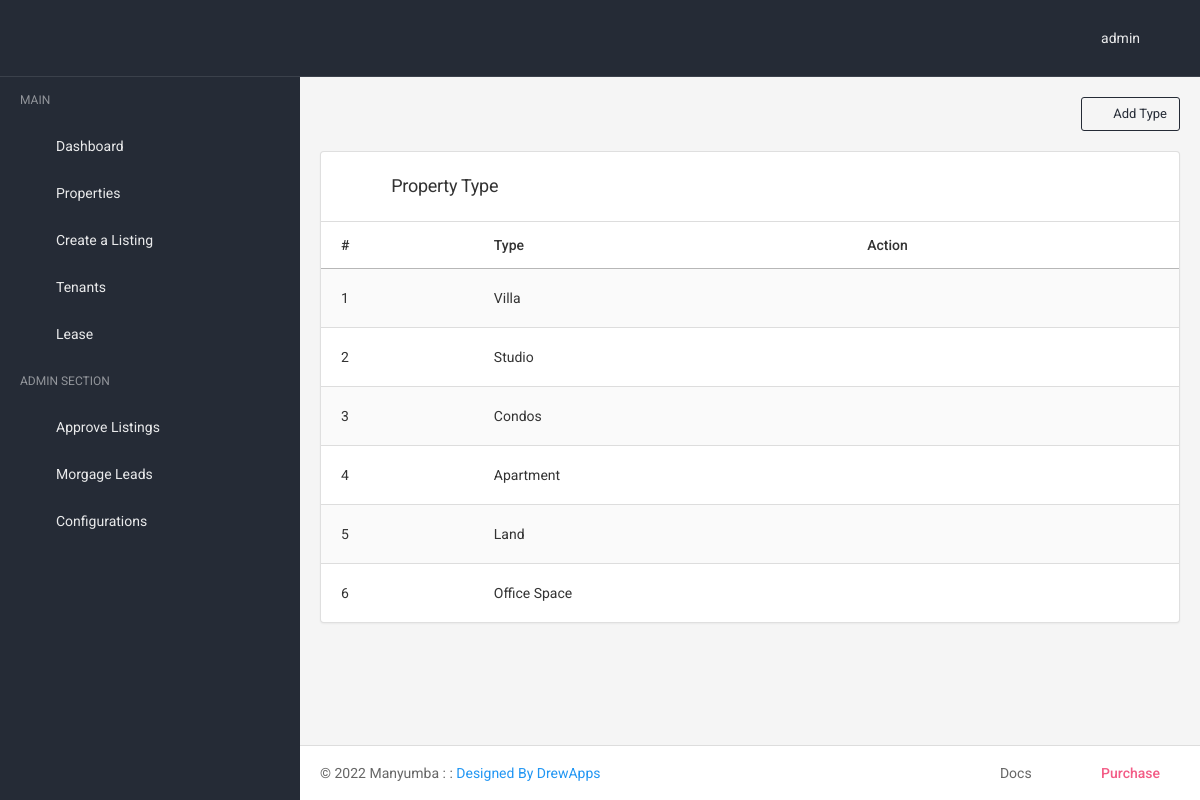
/property_type/ (signed in), run on the app's committed database.
### HouseListing/models.py (models this page shows, shortened)
class Type(models.Model):
    name = models.CharField(max_length=200)

### HouseListing/views.py (the view, shortened to what this page needs)
# urls.py: path('property_type/', views.property_type, name='property_type'),
def property_type(request):
    if not request.user.is_authenticated:
        messages.warning(request, 'Session expired. Please sign in again.')
        return redirect('HouseListing:home')
    else:
        if request.method == 'GET':
            property_types = Type.objects.all()
            context = {
                'property_types': property_types
            }
            return render(request, 'HouseListing/property_type.html', context)

### HouseListing/templates/HouseListing/property_type.html (shortened to what this page needs)
{% extends 'HouseListing/default_base.html' %}
 {% load static %} {% block header%} {% endblock header %} {% block body %}
<div class="row">
  <div class="col-12">
    <a
      href=""
      data-toggle="modal"
      data-target="#showModal"
      class="float-right btn btn-outline-dark btn-sm mb-3"
      ><i class="icon-add"></i> Add Type</a
    >
  </div>
</div>
<div class="row">
  <div class="col-lg-12">
    <div class="card">
      <div class="card-header">
        <h5 class="card-title"><i class="icon-cog mr-4"></i> Property Type</h5>
      </div>
      <div class="table-responsive">
        <table
          class="table datatable-responsive-row-control table-striped table-hover"
        >
          <thead>
            <tr>
              <th>#</th>
              <th>Type</th>
              <th>Action</th>
            </tr>
          </thead>
          <tbody>
            {% for type in property_types %}
            <tr>
              <td>{{forloop.counter}}</td>
              <td>{{type.name}}</td>
              <td>
                <div class="dropdown d-inline-block">
                  <button
                    class="btn btn-soft-primary btn-sm dropdown dropdown-toggle"
                    type="button"
                    data-toggle="dropdown"
                    aria-expanded="false"
                  >
                    <i class="icon-eye align-middle"></i>
                  </button>
                </div>
              </td>
            </tr>
            {% endfor %}
          </tbody>
        </table>
      </div>
    </div>
  </div>
</div>
{% endblock body %}

### HouseListing/templates/HouseListing/default_base.html (shortened to what this page needs)
<!DOCTYPE html>
<html lang="en">
<head>
    {% load static %}
	<link href="{% static 'HouseListing/global_assets/css/icons/icomoon/styles.min.css' %}" rel="stylesheet" type="text/css">
	<link href="{% static 'HouseListing/asset/css/all.min.css' %}" rel="stylesheet" type="text/css">
</head>
<body>
	<div class="navbar navbar-expand-lg navbar-dark navbar-static">
		<div class="navbar-brand text-center text-lg-left">
		</div>
		<ul class="navbar-nav flex-row order-1 order-lg-2 flex-1 flex-lg-0 ml-auto justify-content-end align-items-center">
			<li class="nav-item nav-item-dropdown-lg dropdown dropdown-user h-100">
				<a href="#" class="navbar-nav-link navbar-nav-link-toggler dropdown-toggle d-inline-flex align-items-center h-100" data-toggle="dropdown">
					<span class="d-none d-lg-inline-block">{{request.user.username}}</span>
				</a>
			</li>
		</ul>
	</div>
	<div class="page-content">
		<div class="sidebar sidebar-dark sidebar-main sidebar-expand-lg">
			<div class="sidebar-content">
				<div class="sidebar-section">
					<ul class="nav nav-sidebar" data-nav-type="accordion">
						<li class="nav-item-header"><div class="text-uppercase font-size-xs line-height-xs">Main</div> </li>
						<li class="nav-item">
							<a href="{% url 'HouseListing:dashboard' %}" class="nav-link">
								<i class="icon-home4"></i>
								<span>
									Dashboard
								</span>
							</a>
                        </li>
						<li class="nav-item">
							<a href="{% url 'HouseListing:properties' %}" class="nav-link">
								<i class="icon-office"></i>
								<span>
									Properties
								</span>
							</a>
                        </li>
						<li class="nav-item">
							<a href="{% url 'HouseListing:create_listing' %}" class="nav-link">
								<i class="icon-user-plus"></i>
								<span>
									Create a Listing
								</span>
							</a>
                        </li>
						<li class="nav-item nav-item-submenu">
							<a href="#" class="nav-link"><i class="icon-user"></i> <span>Tenants</span></a>
						</li>
						<li class="nav-item nav-item-submenu">
							<a href="#" class="nav-link"><i class="icon-file-text2"></i> <span>Lease</span></a>
						</li>
						<li class="nav-item-header"><div class="text-uppercase font-size-xs line-height-xs">Admin Section</div> </li>
						<li class="nav-item">
							<a href="{% url 'HouseListing:approve_listing' %}" class="nav-link">
								<i class="icon-check"></i>
								<span>
									Approve Listings
								</span>
							</a>
                        </li>
						<li class="nav-item">
							<a href="{% url 'HouseListing:admin_morgage_leads' %}" class="nav-link">
								<i class="icon-users"></i>
								<span>
									Morgage Leads
								</span>
							</a>
                        </li>
						 <li class="nav-item nav-item-submenu">
                            <a href="#" class="nav-link"><i class="icon-cog"></i> <span>Configurations</span></a>
						</li>
					</ul>
				</div>
			</div>
		</div>
		<div class="content-wrapper">
			<div class="content-inner">
				<div class="content">
                    {% block body %}
                    {% endblock body %}
				</div>
				<div class="navbar navbar-expand-lg navbar-light border-bottom-0 border-top">
					<div class="navbar-collapse collapse" id="navbar-footer">
						<span class="navbar-text">
							&copy; 2022 Manyumba : : <a href="#" target="_blank">Designed By DrewApps</a>
						</span>
						<ul class="navbar-nav ml-lg-auto">
							<li class="nav-item"><a href="#" class="navbar-nav-link" target="_blank"><i class="icon-file-text2 mr-2"></i> Docs</a></li>
							<li class="nav-item"><a href="#" class="navbar-nav-link font-weight-semibold"><span class="text-pink"><i class="icon-cart2 mr-2"></i> Purchase</span></a></li>
						</ul>
					</div>
				</div>
			</div>
		</div>
	</div>
</body>
</html>

### data on the page
Type: name "Villa"
Type: name "Studio"
Type: name "Condos"
Type: name "Apartment"
Type: name "Land"
Type: name "Office Space"

### other printed values
{{ request.user.username }} "admin"
